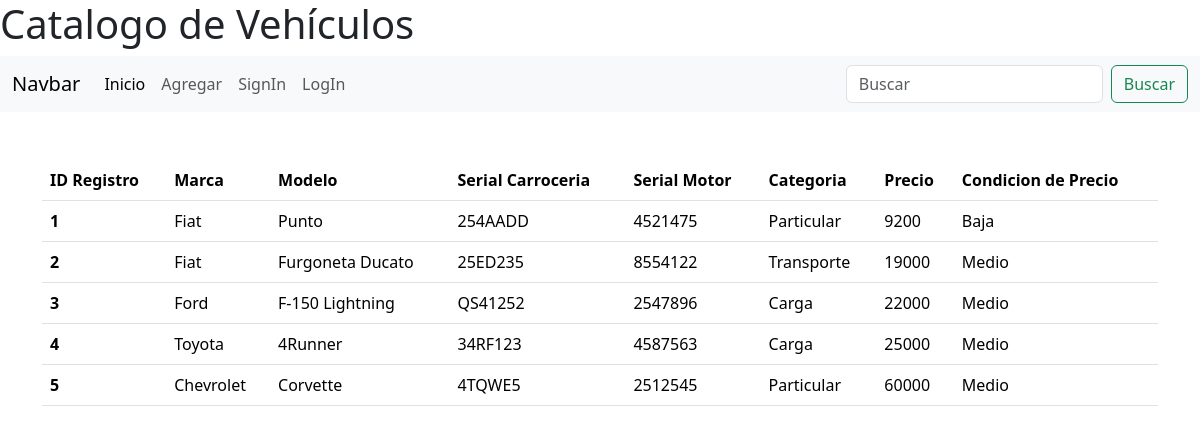
Screenshot of /vehiculo/lista with the database file from the repository.
### vehiculo/models.py (models this page shows)
class Vehiculo(models.Model):
    marca = models.CharField(max_length=20, default='Ford')
    modelo = models.CharField(max_length=100)
    serial_carroceria = models.CharField(max_length=50)
    serial_motor = models.CharField(max_length=20)
    precio = models.IntegerField(default=0)
    categoria = models.CharField(max_length=20,default='Particular')
    fecha_creacion = models.DateTimeField(auto_now_add=True)
    fecha_modoficacion = models.DateTimeField(auto_now=True)

### vehiculo/views.py (the view)
# urls.py: path('lista', views.lista_view, name='lista'),
def lista_view(request):
    datos = Vehiculo.objects.filter().values('id','marca', 'modelo', 'serial_carroceria','serial_motor', 'categoria', 'precio')
    condicion = ""
    for item in datos:
        precio = item['precio']
        if precio > 30000:
            condicion = 'Alto'
        if precio > 10000:
            condicion = 'Medio'
        else:
            condicion = 'Baja'
        item['condicion'] = condicion
    context = {'lista': datos}
    return render(request,'lista.html',context)

### templates/lista.html (shortened to what this page needs)
{% include "index.html" %}
{% block content %}
<div class="tabla-datos mt-5 container">
    <table class="table">
        <thead>
            <tr>
                <th scope="col">ID Registro</th>
                <th scope="col">Marca</th>
                <th scope="col">Modelo</th>
                <th scope="col">Serial Carroceria</th>
                <th scope="col">Serial Motor</th>
                <th scope="col">Categoria</th>
                <th scope="col">Precio</th>
                <th scope="col">Condicion de Precio</th>
            </tr>
        </thead>
            {% for item in lista %}
            <tr>
                <th scope="row">{{item.id}}</th>
                <td>{{item.marca}}</td>
                <td>{{item.modelo}}</td>
                <td>{{item.serial_carroceria}}</td>
                <td>{{item.serial_motor}}</td>
                <td>{{item.categoria}}</td>
                <td>{{item.precio}}</td>
                <td>{{item.condicion}}</td>
            </tr>
            {% endfor %}
    </table>
</div>
{% endblock %}

### templates/index.html (shortened to what this page needs)
<!DOCTYPE html>
<html lang="en">
<head>
    {% load bootstrap5 %}
    {% bootstrap_css %}
</head>
<body>
    <h1>Catalogo de Vehículos</h1>
    <nav class="navbar navbar-expand-lg navbar-light bg-light">
        <div class="container-fluid">
          <a class="navbar-brand" href="#">Navbar</a>
          <div class="collapse navbar-collapse" id="navbarSupportedContent">
            <ul class="navbar-nav me-auto mb-2 mb-lg-0">
              <li class="nav-item">
                <a class="nav-link active" aria-current="page" href="/">Inicio</a>
              </li>
              <li class="nav-item">
                <a class="nav-link" href="vehiculo/add">Agregar</a>
              </li>
              <li class="nav-item">
                <a class="nav-link" href="vehiculo/signin">SignIn</a>
              </li>
              <li class="nav-item">
                <a class="nav-link" href="vehiculo/login">LogIn</a>
              </li>
            </ul>
            <form class="d-flex" role="search">
              <input class="form-control me-2" type="search" placeholder="Buscar" aria-label="Buscar">
              <button class="btn btn-outline-success" type="submit">Buscar</button>
            </form>
          </div>
        </div>
      </nav>
</body>
</html>

### rows the page displays
Vehiculo: id "1", marca "Fiat", modelo "Punto", serial_carroceria "254AADD", serial_motor "4521475", categoria "Particular", precio "9200", condicion "Baja"
Vehiculo: id "2", marca "Fiat", modelo "Furgoneta Ducato", serial_carroceria "25ED235", serial_motor "8554122", categoria "Transporte", precio "19000", condicion "Medio"
Vehiculo: id "3", marca "Ford", modelo "F-150 Lightning", serial_carroceria "QS41252", serial_motor "2547896", categoria "Carga", precio "22000", condicion "Medio"
Vehiculo: id "4", marca "Toyota", modelo "4Runner", serial_carroceria "34RF123", serial_motor "4587563", categoria "Carga", precio "25000", condicion "Medio"
Vehiculo: id "5", marca "Chevrolet", modelo "Corvette", serial_carroceria "4TQWE5", serial_motor "2512545", categoria "Particular", precio "60000", condicion "Medio"
